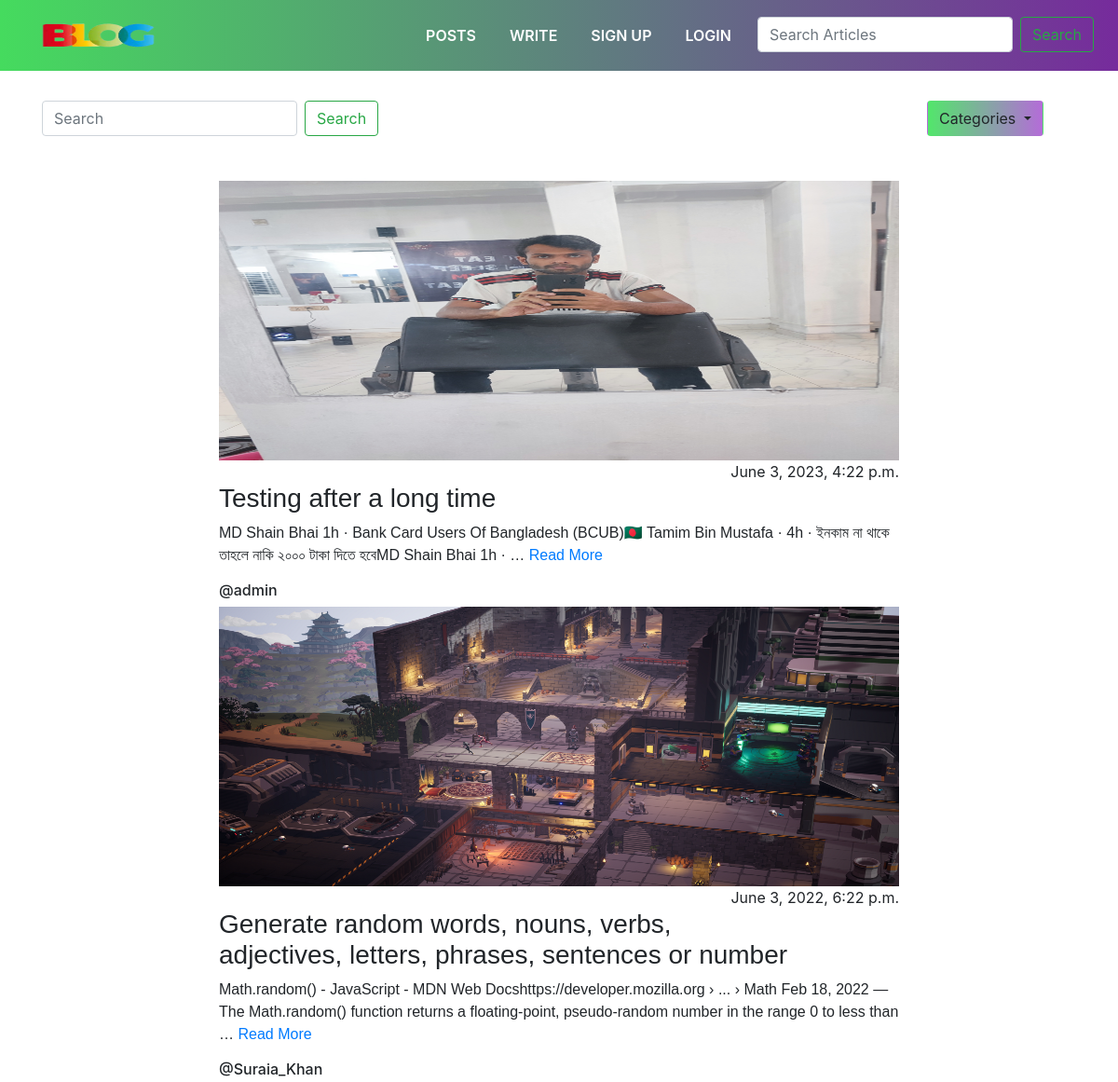
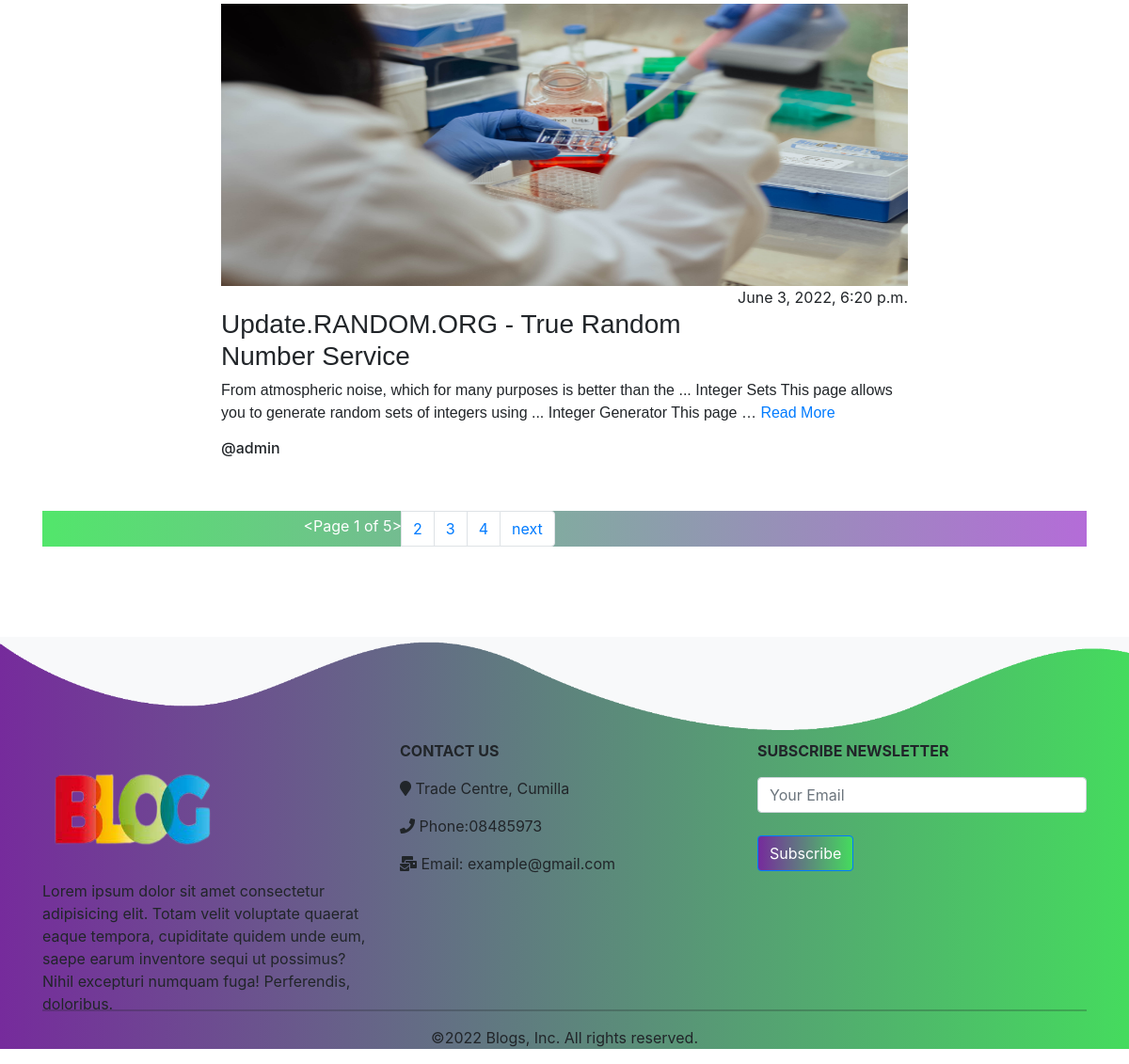
The app's page /blogs.html with its own data (2 pictures, top to bottom).
### posts/models.py (models this page shows, shortened)
class Blog(models.Model):
    author=models.ForeignKey(User,on_delete=models.CASCADE,related_name='post_author')
    blog_title=models.CharField(max_length=264,verbose_name='Put a Title')
    category=models.ForeignKey(Category,on_delete=models.CASCADE,related_name='category',default=None)
    slug= models.SlugField(max_length=264,unique=True,null=True,allow_unicode=True)
    blog_content=models.TextField(verbose_name='what is on your mind?')
    blog_image=models.ImageField(upload_to='blog_images',verbose_name='Image')
    publish_date=models.DateTimeField(auto_now_add=True)
    update_date=models.DateTimeField(auto_now=True)
    view_count=models.IntegerField(null=True,default=0,blank=True)
    class Meta:
        ordering = ('-publish_date',)

### posts/views.py (the view)
# urls.py: path('blogs.html',views.bloglist,name="showing_blogs"),
def bloglist(request):
    blog = Blog.objects.all()
    category = Category.objects.all()
    categoryID = request.GET.get('category')
    if categoryID:
        blog = Blog.get_all_products_by_id(categoryID)
    else:
        blog = Blog.objects.all()
    paginator = Paginator(blog, 3)
    page_number = request.GET.get('page')
    blogFinal = paginator.get_page(page_number)
    result = None
    if request.method == "GET":
        search = request.GET.get('search', ' ')
        if not search == ' ':
            result = Blog.objects.filter(blog_title__icontains=search)
    prddata = {
        'blog': blogFinal,
        'category': category,
        'result': result
    }
    return render(request, 'blogs/blog.html', prddata)

### templates/blogs/blog.html (shortened to what this page needs)
{% extends 'layouts.html' %}
{% block content %}
<div class="container pb-5">
  <br>
        <div class="row">
          <div class="col-lg-4 col-md-3"></div>
          <div class="col-lg-4 col-md-6 pt-2" style="z-index:0.5 ;">
          </div>
          <div class="col-lg-4 col-md-3"></div>
        </div>
    <div class="row">
        <div class="col-lg-10 col-sm-0 col-md-8">
          <form class="form-inline my-2 my-lg-0" method="GET">
            <input class="form-control mr-sm-2" type="search" name="search" placeholder="Search" aria-label="Search">
            <button class="btn btn-outline-success my-2 my-sm-0" type="submit">Search</button>
          </form>
        </div>
        <div class="col-lg-2 col-sm-12 col-md-4 ">
            <div class="dropdown">
              <button class="btn dropdown-toggle" type="button" id="dropdownMenuButton1" data-bs-toggle="dropdown" aria-expanded="false" style="background-image: linear-gradient(to right, #52e66b,#b46cd8);">
                Categories
              </button>
              </div>
        </div>
      </div><br><br>
  {% if blog %}
    {% if not result %}
       {% for blog in blog %}
         <div class="row" >
          <div class="col-lg-2"></div>
            <div class="col-lg-8">
                <img src="/media/{{blog.blog_image}}" alt="{{blog.blog_title}}" title="" width="100%" height="300px">
                <p style="float:right;">{{blog.publish_date}}</p><br><br>
                <h3 style="font-family: Impact, Haettenschweiler, 'Arial Narrow Bold', sans-serif;">{{blog.blog_title|capfirst|truncatewords:30}}</h3>
                <p style="font-family: sans-serif;">{{blog.blog_content|capfirst|truncatewords:30}}
                <a href="{% url 'blog_details' blog.slug %}">Read More</a>
                </p>
                <h6>@{{blog.author}}</h6>
              </div>
            <div class="col-lg-2"></div>
         </div>
       {% endfor %}
    {% endif %}
    {% if not result %}
    <nav aria-label="..." class="my-5"
    style="background-image: linear-gradient(to right,#52e66b,#b46cd8);"
    >
      <ul class="pagination button" style="padding-left: 25%;">
        <li class="page-item mt-1 text-white">{{blog}}</li>
        {% if blog.start_index < 7 %}
        <li class="page-item" aria-current="page">
          <a class="page-link" href="?page=2">2</a>
        </li>
        <li class="page-item" aria-current="page">
          <a class="page-link" href="?page=3">3</a>
        </li>
        {% endif %}
        <li class="page-item" aria-current="page">
          <a class="page-link" href="?page=4">4</a>
        </li>
        {% if blog.has_next %}
        <li class="page-item"><a class="page-link" href="?page={{blog.next_page_number}}">next</a></li>
        {% endif %}
      </ul>
    </nav>
    {% endif %}
  {% else %}
    <h2 class="text-center mt-4 d-inline" >There is no video of this Category</h2>&nbsp;&nbsp;<a href="{% url 'showing_blogs' %}" class="text-right d-inline text-bold">continue</a>
    <pre>
    </pre>
  {% endif %}
</div>
{% endblock content %}

### static/index.css (style rules this page uses)
* { margin: 0; padding: 0; }
body { font-family: sans-serif; }

### records on screen
Blog: blog_image (picture), publish_date "June 3, 2023, 4:22 p.m.", blog_title "Testing after a long time", blog_content "MD Shain Bhai 1h · Bank Card Users Of Bangladesh (BCUB)🇧🇩 Tamim Bin Mustafa · 4h · ইনকাম না থাকে তাহলে নাকি ২০০০ টাকা দিতে হবেMD Shain Bhai 1h · …", author "admin"
Blog: blog_image (picture), publish_date "June 3, 2022, 6:22 p.m.", blog_title "Generate random words, nouns, verbs, adjectives, letters, phrases, sentences or number", blog_content "Math.random() - JavaScript - MDN Web Docshttps://developer.mozilla.org › ... › Math Feb 18, 2022 — The Math.random() function returns a floating-point, pseudo-random number in the range 0 to less than …", author "Suraia_Khan"
Blog: blog_image (picture), publish_date "June 3, 2022, 6:20 p.m.", blog_title "Update.RANDOM.ORG - True Random Number Service", blog_content "From atmospheric noise, which for many purposes is better than the ... Integer Sets This page allows you to generate random sets of integers using ... Integer Generator This page …", author "admin"

### other values on screen
{{ blog }} "<Page 1 of 5>"
